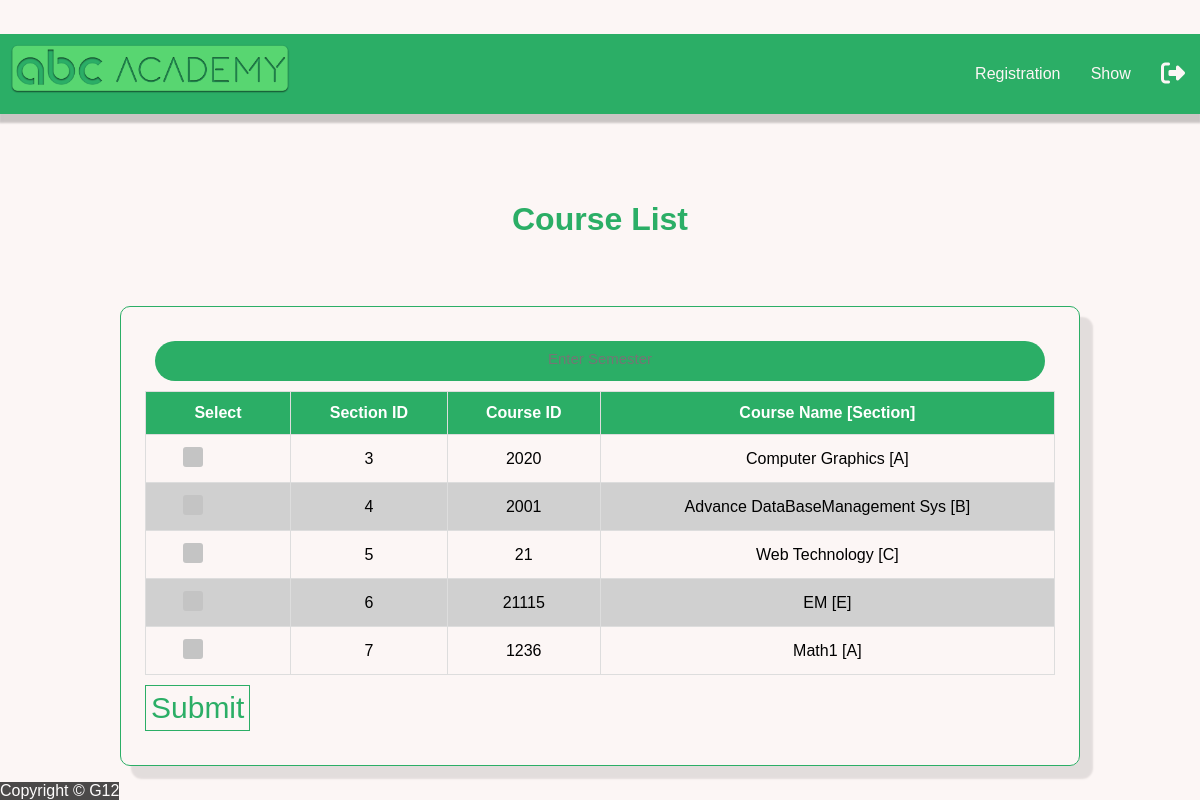
/registration1.php (signed in), run on the app's committed database.
### tables this page shows
CREATE TABLE `section` (
  `id` int(11) NOT NULL,
  `course_id` int(11) NOT NULL,
  `coursename` varchar(30) NOT NULL,
  `day1` varchar(10) NOT NULL,
  `starttime1` time DEFAULT NULL,
  `endtime1` time DEFAULT NULL,
  `day2` varchar(10) DEFAULT NULL,
  `starttime2` time DEFAULT NULL,
  `endtime2` time DEFAULT NULL,
  `credit` int(11) NOT NULL,
  `section` varchar(2) NOT NULL,
  `room1` int(11) DEFAULT NULL,
  `room2` int(11) DEFAULT NULL
);

### model.php (called while the page is built, shortened)
<?php
function showAllCourses(){
    $conn = db_conn();
    $selectQuery = 'SELECT * FROM `section` ';
    try{
        $stmt = $conn->query($selectQuery);
    }catch(PDOException $e){
        echo $e->getMessage();
    }
    $rows = $stmt->fetchAll(PDO::FETCH_ASSOC);
    return $rows;
}

### controller/courseInfo.php (called while the page is built, shortened)
<?php
require_once 'model.php';
function fetchAllcourses(){
	return showAllCourses();
}

### registration1.php (the view, shortened to what this page needs)
<?php
require_once 'controller/courseInfo.php';
$courses = fetchAllCourses();
?>
<!DOCTYPE html>
<html>
<head>
</head>
<body>
	<?php include('header1.php');?>
	<span class="textcenter textmain"><h1>Course List</h1></span>
	<div class="textcenter">
	<div class="main_internaldiv textleft fontsize160">
<form action="registration2.php" method="post">
	<div class="searchbox">
	<input id="reg-semester" placeholder="Enter Semester" class="searchtext" autocomplete="off" type="text" name="reg-semester" required/></div>
   <table class="table" id="table">
     <thead>
	    <tr>
	    	<th>Select</th>
	     	<th>Section ID</th>
			<th>Course ID</th>
			<th>Course Name [Section]</th>
		</tr>
	     </thead>
	     <tbody>
	     	  <?php foreach ($courses as $i => $course): ?>
				<tr>
					<td data-label="Select">
						<label class="container">
						<span class="checkmark"></span>
						</label>
					</td>
					<td data-label="Section ID"><?php echo strval($course['id']) ?></td>
					<td data-label="Course ID"><?php echo $course['course_id'] ?></td>
					<td data-label="Course Name [Section]"><?php echo $course['coursename'].' ['.$course['section'].']';?></td>
				</tr>
			<?php endforeach; ?>
	     </tbody>
	   </table>
	   <input type="submit" name="submit">
   </form>
   </div>
</div>
<?php include('footer.php');?>
</body>
</html>

### css/style.css (style rules this page uses)
html { height: 100%; }
* { margin: 0; padding: 0; box-sizing: border-box; }
body { margin: 0; background-color: #FCF6F5FF; min-height: 100%; display: flex; justify-content: space-around; flex-direction: column; font-family: sans-serif; }
input[type=submit] { color: #2BAE66FF; border: 1px solid #2BAE66FF; background: none; padding: 5px; font-size: 30px; cursor: pointer; transition: 0.8s; margin-top: 10px; margin-bottom: 10px; }
.container { position: relative; padding-left: 35px; padding-right: 35px; margin-bottom: 12px; cursor: pointer; font-size: 20px; }
.checkmark { position: absolute; top: 0; left: 0; height: 20px; width: 20px; border-radius: 3px; background-color: #C4C4C4; transition: 0.6s; }
.checkmark:after { content: ""; position: absolute; display: none; }
.container .checkmark:after { left: 7px; top: 3px; width: 5px; height: 10px; border: solid white; border-width: 0 3px 3px 0; -webkit-transform: rotate(45deg); -ms-transform: rotate(45deg); transform: rotate(45deg); }
.table { width: 100%; border-collapse: collapse; }
.table td,.table th { padding:12px 15px; border:1px solid #ddd; text-align: center; font-size:16px; }
.table th { background-color: #2BAE66FF; color:#ffffff; }
.table tbody tr:nth-child(even) { background-color: #d0d0d0; }
.main_internaldiv { border: 1px solid #2BAE66FF; box-shadow: 12px 12px 2px 1px rgba(0, 0, 0, .1); padding: 2%; border-radius: 10px; display: inline-block; width: 80%; }
.textcenter { text-align: center; }
.textleft { text-align: left; }
.fontsize160 { font-size: 160% }
.textmain { color: #2BAE66FF; }
.searchbox { background: #2BAE66FF; height: 40px; border-radius: 40px; margin: 10px; padding-left: 10px; padding-right: 10px; text-align: center; }
.searchtext { border:none; background:none; outline:none; float: center; padding: 0; text-align: center; color: #ffffff; background:#2BAE66FF; font-size: 15px; line-height: 30px; width: 100%; }

### data on the page
section: id "3", course "2020", coursename "Computer Graphics", section "A"
section: id "4", course "2001", coursename "Advance DataBaseManagement Sys", section "B"
section: id "5", course "21", coursename "Web Technology", section "C"
section: id "6", course "21115", coursename "EM", section "E"
section: id "7", course "1236", coursename "Math1", section "A"
